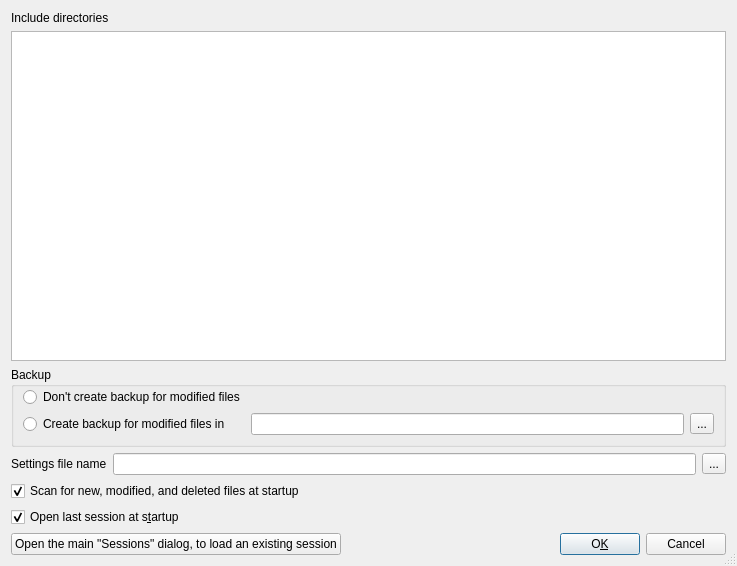
<?xml version="1.0" encoding="UTF-8"?>
<ui version="4.0">
 <class>SessionEditorDlg</class>
 <widget class="QDialog" name="SessionEditorDlg">
  <property name="geometry">
   <rect>
    <x>0</x>
    <y>0</y>
    <width>737</width>
    <height>566</height>
   </rect>
  </property>
  <property name="windowTitle">
   <string>pppppppppppppp</string>
  </property>
  <property name="sizeGripEnabled">
   <bool>true</bool>
  </property>
  <layout class="QVBoxLayout">
   <item>
    <widget class="QLabel" name="label">
     <property name="text">
      <string>Include directories</string>
     </property>
    </widget>
   </item>
   <item>
    <widget class="QTreeView" name="m_pDirectoriesT"/>
   </item>
   <item>
    <widget class="QGroupBox" name="groupBox">
     <property name="title">
      <string>Backup</string>
     </property>
     <layout class="QGridLayout">
      <property name="topMargin">
       <number>0</number>
      </property>
      <item row="0" column="0">
       <widget class="QRadioButton" name="m_pDontCreateBackupRB">
        <property name="text">
         <string>Don't create backup for modified files</string>
        </property>
       </widget>
      </item>
      <item row="1" column="0">
       <widget class="QRadioButton" name="m_pCreateBackupRB">
        <property name="text">
         <string>Create backup for modified files in</string>
        </property>
       </widget>
      </item>
      <item row="1" column="1">
       <widget class="QLineEdit" name="m_pBackupE">
        <property name="readOnly">
         <bool>true</bool>
        </property>
       </widget>
      </item>
      <item row="1" column="2">
       <widget class="QToolButton" name="m_pBackupB">
        <property name="text">
         <string>...</string>
        </property>
       </widget>
      </item>
     </layout>
    </widget>
   </item>
   <item>
    <layout class="QHBoxLayout">
     <item>
      <widget class="QLabel" name="label_2">
       <property name="text">
        <string>Settings file name</string>
       </property>
      </widget>
     </item>
     <item>
      <widget class="QLineEdit" name="m_pFileNameE">
       <property name="readOnly">
        <bool>true</bool>
       </property>
      </widget>
     </item>
     <item>
      <widget class="QToolButton" name="m_pFileNameB">
       <property name="text">
        <string>...</string>
       </property>
      </widget>
     </item>
    </layout>
   </item>
   <item>
    <widget class="QCheckBox" name="m_pScanAtStartupCkB">
     <property name="text">
      <string>Scan for new, modified, and deleted files at startup</string>
     </property>
     <property name="checked">
      <bool>true</bool>
     </property>
    </widget>
   </item>
   <item>
    <widget class="QCheckBox" name="m_pOpenLastCkB">
     <property name="text">
      <string>Open last session at s&amp;tartup</string>
     </property>
     <property name="checked">
      <bool>true</bool>
     </property>
    </widget>
   </item>
   <item>
    <layout class="QHBoxLayout">
     <item>
      <widget class="QPushButton" name="m_pOpenSessionsB">
       <property name="text">
        <string>Open the main &quot;Sessions&quot; dialog, to load an existing session</string>
       </property>
      </widget>
     </item>
     <item>
      <spacer>
       <property name="orientation">
        <enum>Qt::Horizontal</enum>
       </property>
       <property name="sizeHint" stdset="0">
        <size>
         <width>40</width>
         <height>20</height>
        </size>
       </property>
      </spacer>
     </item>
     <item>
      <widget class="QPushButton" name="m_pOkB">
       <property name="text">
        <string>O&amp;K</string>
       </property>
       <property name="default">
        <bool>true</bool>
       </property>
      </widget>
     </item>
     <item>
      <widget class="QPushButton" name="m_pCancelB">
       <property name="text">
        <string>Cancel</string>
       </property>
      </widget>
     </item>
    </layout>
   </item>
  </layout>
 </widget>
 <resources/>
 <connections/>
</ui>
